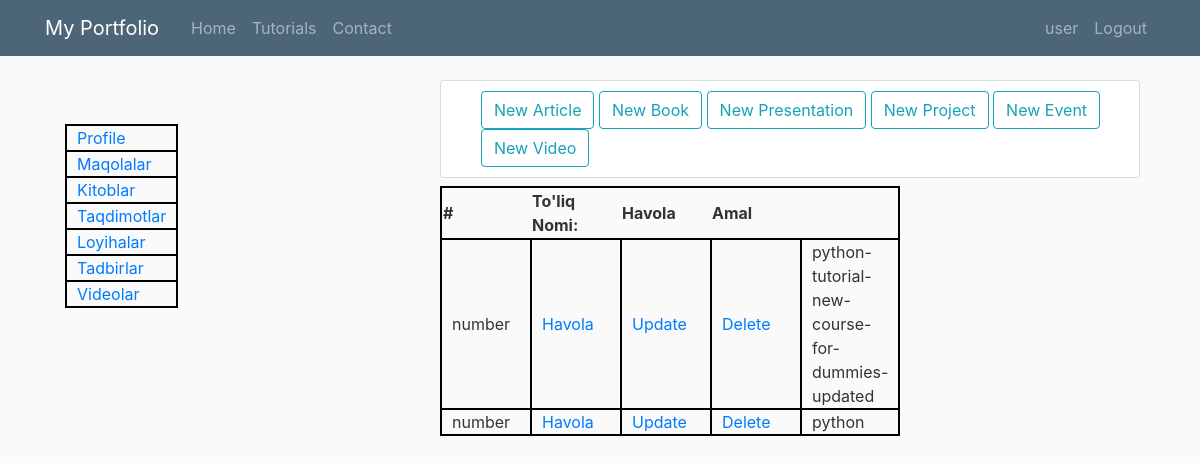
The page /videos/ (signed in) on the database its author committed.
### Videos/models.py (models this page shows, shortened)
class Videos(models.Model):
    name = models.CharField(max_length=1000)
    file = models.FileField(blank=True,null=True, upload_to="Events")
    author = models.ForeignKey(User, on_delete=models.CASCADE)
    slug = models.SlugField(blank=False, max_length=1000)
    link = models.URLField(blank=True, null=True)
    pub_date = models.DateTimeField(auto_now_add=True)
    up_date = models.DateTimeField(auto_now=True)
    class Meta:
        verbose_name = 'Video'
        verbose_name_plural = "Videos"

### Videos/views.py (the view)
# urls.py: path('', VideosList.as_view(), name="videos"),
class VideosList(ListView):
    model = Videos
    template_name = 'articles.html'
    ordering = ['-up_date']
    context_object_name = 'objects'

### templatetags/class_name.py (called while the page is built)
@register.filter()
def class_name(value):
    return value.__class__.__name__

### templates/articles.html (shortened to what this page needs)
{% extends 'base.html' %}
{% load class_name %}
{% block content %}
<div class="content-section">
    <ul name="My works" id="myworks">
        <ls value="article"><a style="text-align: right;" href="{% url 'articles_create' %}" class="btn btn-outline-info">New Article</a></ls>
        <ls value="book"><a style="text-align: right;" href="{% url 'books_create' %}" class="btn btn-outline-info">New Book</a></ls>
        <ls value="presentation"><a style="text-align: right;" href="{% url 'presentations_create' %}" class="btn btn-outline-info">New Presentation</a></ls>
        <ls value="project"><a style="text-align: right;" href="{% url 'projects_create' %}" class="btn btn-outline-info">New Project</a></ls>
        <ls value="event"><a style="text-align: right;" href="{% url 'events_create' %}" class="btn btn-outline-info">New Event</a></ls>
        <ls value="video"><a style="text-align: right;" href="{% url 'videos_create' %}" class="btn btn-outline-info">New Video</a></ls>
    </ul>
</div>
<table>
    <tr>
        <th>#</th>
        <th>To'liq Nomi:</th>
        <th>Havola</th>
        <th>Amal</th>
    </tr>
    {% for article in objects %}
        {% with article|class_name as klass %}
        <tr>
            <td>number</td>
            {% if article.file %}
            <td><a href='{{ article.file.url }}' download>{{ article.name}}</a></td>
            {% elif article.link %}
            <td><a href="{{ article.link }}">Havola</a></td>
            {% endif %}
            {% if user.is_authenticated %}
            {% if klass == 'Articles' %}
                <td><a href="{% url 'articles_update' article.slug %}">Update</a></td>
                <td><a href="{% url 'articles_delete' article.slug %}">Delete</a></td>
            {% elif klass == 'Book' %}
                <td><a href="{% url 'books_update' article.slug %}">Update</a></td>
                <td><a href="{% url 'books_delete' article.slug %}">Delete</a></td>
            {% elif klass == 'Presentations' %}
                <td><a href="{% url 'presentations_update' article.slug %}">Update</a></td>
                <td><a href="{% url 'presentations_delete' article.slug %}">Delete</a></td>
            {% elif klass == 'Projects' %}
                <td><a href="{% url 'projects_update' article.slug %}">Update</a></td>
                <td><a href="{% url 'projects_delete' article.slug %}">Delete</a></td>
            {% elif klass == 'Videos' %}
                <td><a href="{% url 'videos_update' article.slug %}">Update</a></td>
                <td><a href="{% url 'videos_delete' article.slug %}">Delete</a></td>
            {% elif klass == 'Events' %}
                <td><a href="{% url 'events_update' article.slug %}">Update</a></td>
                <td><a href="{% url 'events_delete' article.slug %}">Delete</a></td>
            {% endif %}
            {% endif %}
            <td>{{ article.slug }}</td>
        </tr>
        {% endwith %}
    {% endfor %}
</table>
{% endblock %}

### templates/base.html (shortened to what this page needs)
{% load crispy_forms_tags %}
<!DOCTYPE html>
<html lang="en">
<head>
    <link rel="stylesheet" href="https://stackpath.bootstrapcdn.com/bootstrap/4.3.1/css/bootstrap.min.css">
</head>
<body>
    <header class="site-header">
        <nav class="navbar navbar-expand-md navbar-dark bg-steel fixed-top">
          <div class="container">
            <a class="navbar-brand mr-4" href="/">My Portfolio</a>
            <div class="collapse navbar-collapse" id="navbarToggle">
              <div class="navbar-nav mr-auto">
                <a class="nav-item nav-link" href="{% url 'blog-home' %}">Home</a>
                <a class="nav-item nav-link" href="#">Tutorials</a>
                <a class="nav-item nav-link" href="#">Contact</a>
              </div>
              <div class="navbar-nav">
                {% if user.is_authenticated %}
                <a class="nav-item nav-link" href="{% url 'profile' %}">{{user.username}}</a>
                <a class="nav-item nav-link" href="{% url 'logout' %}">Logout</a>
                {% else %}
                <a class="nav-item nav-link" href="{% url 'login' %}">Login</a>
                {% endif %}
              </div>
            </div>
          </div>
        </nav>
      </header>
    <div class="container">
      <div class="row">
        <div class="col-md-4">
          <table style="margin: 20px; width:30px; height:15px;">
            <tr><td><a href="{% url 'profile'%}">Profile</a></td></tr>
            <tr><td><a href="{% url 'articles' %}">Maqolalar</a></td></tr>
            <tr><td><a href="{% url 'books' %}">Kitoblar</a></td></tr>
            <tr><td><a href="{% url 'presentations' %}">Taqdimotlar</a></td></tr>
            <tr><td><a href="{% url 'projects' %}">Loyihalar</a></td></tr>
            <tr><td><a href="{% url 'events' %}">Tadbirlar</a></td></tr>
            <tr><td><a href="{% url 'books' %}">Videolar</a></td></tr>
          </table>
        </div>
          <div class="col-md-8">
            <div class="container">
              {% block content %}{% endblock content %}
            </div>
       </div>
</body>
</html>

### templates/base.html (style rules this page uses)
body { background: #fafafa; color: #333333; margin-top: 5rem; }
ul { margin: 0; }
.bg-steel { background-color: #4c6577; }
.site-header .navbar-nav .nav-link { color: #a3b4be; }
tr, td { border: 2px black solid; padding: 0 10px; width:90px; height:25px; }
.content-section { background: #ffffff; padding: 10px 0px; border: 1px solid #dddddd; border-radius: 3px; }

### rows shown on the page
Videos: slug "python-tutorial-new-course-for-dummies-updated"
Videos: slug "python"

### other values the page prints
{{ user.username }} "user"
